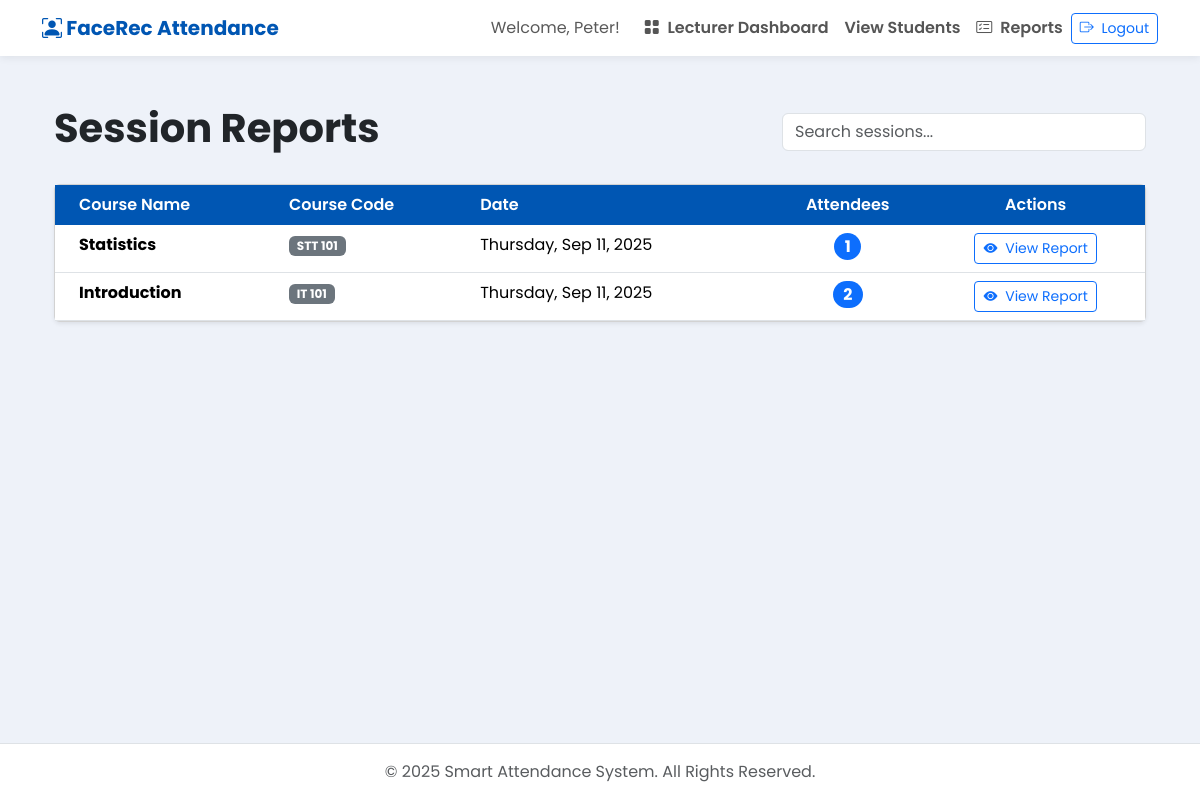
The page /dashboard/sessions/ (signed in) on the database as committed earlier.
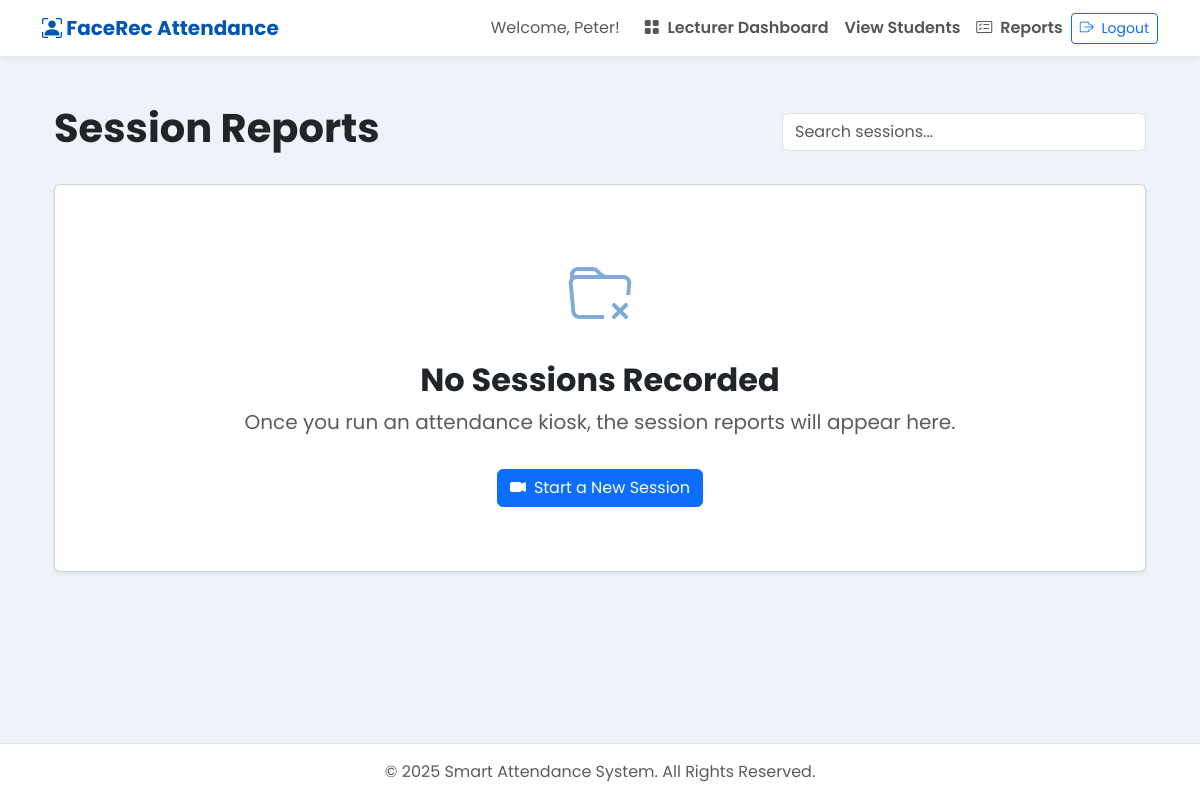
The same page on the database as committed later.
### attendance/models.py (models this page shows, shortened)
class AttendanceSession(models.Model):
    course = models.ForeignKey(Course, on_delete=models.CASCADE)
    created_at = models.DateTimeField(auto_now_add=True)
    start_time = models.DateTimeField(default=timezone.now)
    end_time = models.DateTimeField(default=timezone.now)
    is_active = models.BooleanField(default=True)

class Course(models.Model):
    course_code = models.CharField(max_length=20, unique=True)
    course_name = models.CharField(max_length=200)
    lecturer = models.ForeignKey(User, on_delete=models.CASCADE)
    enrolled_students = models.ManyToManyField('Student', related_name='courses', blank=True)

### attendance/views.py (the view)
# urls.py: path('dashboard/sessions/', views.session_list, name='session_list'),
@login_required
@user_passes_test(is_lecturer, login_url='login', redirect_field_name=None)
def session_list(request):
    sessions = AttendanceSession.objects.filter(
        course__lecturer=request.user
    ).select_related('course').annotate(
        attendee_count=Count('records')
    ).order_by('-created_at')
    return render(request, 'attendance/session_list.html', {'sessions': sessions})

### attendance/views.py (called while the page is built)
def is_lecturer(user):
    return user.is_staff

### attendance/templates/attendance/session_list.html (shortened to what this page needs)
{% extends 'attendance/base.html' %}
{% block content %}
<link rel="stylesheet" href="https://cdn.jsdelivr.net/npm/bootstrap-icons@1.11.3/font/bootstrap-icons.min.css">
<div class="container mt-4">
    <div class="d-flex flex-wrap justify-content-between align-items-center mb-4">
        <h1 class="display-6 fw-bold">Session Reports</h1>
        <div class="col-12 col-md-4">
            <input type="text" id="searchInput" class="form-control" placeholder="Search sessions...">
        </div>
    </div>
    <div class="card shadow-sm">
        <div class="card-body p-0">
             {% if sessions %}
                <div class="table-responsive">
                    <table class="table table-hover mb-0" id="sessionsTable">
                        <thead>
                            <tr>
                                <th scope="col" class="ps-4">Course Name</th>
                                <th scope="col">Course Code</th>
                                <th scope="col">Date</th>
                                <th scope="col" class="text-center">Attendees</th>
                                <th scope="col" class="text-center">Actions</th>
                            </tr>
                        </thead>
                        <tbody>
                            {% for session in sessions %}
                                <tr>
                                    <td class="ps-4 fw-bold">{{ session.course.course_name }}</td>
                                    <td><span class="badge bg-secondary">{{ session.course.course_code }}</span></td>
                                    <td>{{ session.created_at|date:"l, M d, Y" }}</td>
                                    <td class="text-center">
                                        <span class="badge bg-primary rounded-pill fs-6">{{ session.attendee_count }}</span>
                                    </td>
                                    <td class="text-center">
                                        <a href="{% url 'session_detail' session.id %}" class="btn btn-outline-primary btn-sm">
                                            <i class="bi bi-eye-fill me-1"></i> View Report
                                        </a>
                                    </td>
                                </tr>
                            {% endfor %}
                        </tbody>
                    </table>
                </div>
            {% else %}
                <div class="empty-state">
                    <div class="icon mb-3"><i class="bi bi-folder-x"></i></div>
                    <h2 class="fw-bold">No Sessions Recorded</h2>
                    <p class="text-muted fs-5">
                        Once you run an attendance kiosk, the session reports will appear here.
                    </p>
                    <a href="{% url 'lecturer_dashboard' %}" class="btn btn-primary mt-3">
                        <i class="bi bi-camera-video-fill me-2"></i>Start a New Session
                    </a>
                </div>
            {% endif %}
        </div>
    </div>
</div>
{% endblock %}

Rows that differ between the two databases and show on the page:
removed AttendanceSession: course.course_name "Statistics", course.course_code "STT 101", created_at "Thursday, Sep 11, 2025", attendee_count "1"
removed AttendanceSession: course.course_name "Introduction", course.course_code "IT 101", created_at "Thursday, Sep 11, 2025", attendee_count "2"
Other text that changed with them:
text no longer shown: "Course Name Course Code Date Attendees Actions"
text now shown: "No Sessions Recorded Once you run an attendance kiosk, the session reports will appear here. Start a New Session"
